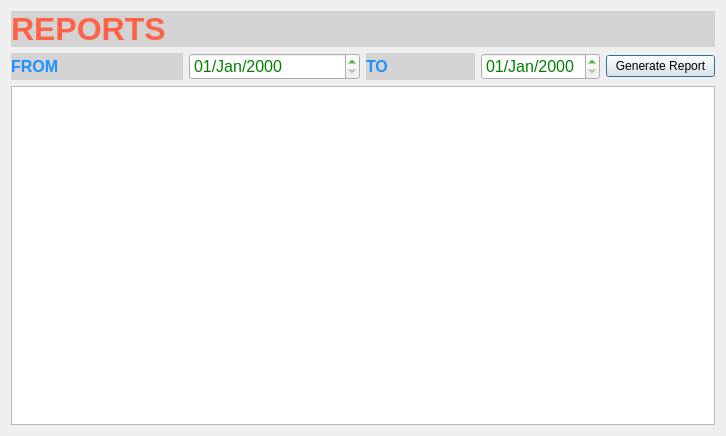
<?xml version="1.0" encoding="UTF-8"?>
<ui version="4.0">
 <class>ReportsDialog</class>
 <widget class="QDialog" name="ReportsDialog">
  <property name="geometry">
   <rect>
    <x>0</x>
    <y>0</y>
    <width>726</width>
    <height>436</height>
   </rect>
  </property>
  <property name="windowTitle">
   <string>Dialog</string>
  </property>
  <layout class="QGridLayout" name="gridLayout">
   <item row="0" column="0">
    <widget class="QLabel" name="title_label">
     <property name="styleSheet">
      <string notr="true">color:tomato; font-size:32px; background-color:lightgray;font-weight:600</string>
     </property>
     <property name="text">
      <string>REPORTS</string>
     </property>
    </widget>
   </item>
   <item row="1" column="0">
    <layout class="QHBoxLayout" name="horizontalLayout_3">
     <item>
      <layout class="QHBoxLayout" name="horizontalLayout">
       <item>
        <widget class="QLabel" name="label_3">
         <property name="styleSheet">
          <string notr="true">color:dodgerblue; 
font-size:16px;
 background-color:lightgray;
font-weight:600;</string>
         </property>
         <property name="text">
          <string>FROM</string>
         </property>
         <property name="buddy">
          <cstring>itemcode_spinBox</cstring>
         </property>
        </widget>
       </item>
       <item>
        <widget class="QDateEdit" name="from_dateEdit">
         <property name="styleSheet">
          <string notr="true">font-size:16px;color:green;</string>
         </property>
         <property name="displayFormat">
          <string>dd/MMM/yyyy</string>
         </property>
        </widget>
       </item>
      </layout>
     </item>
     <item>
      <layout class="QHBoxLayout" name="horizontalLayout_2">
       <item>
        <widget class="QLabel" name="label_4">
         <property name="styleSheet">
          <string notr="true">color:dodgerblue; 
font-size:16px;
 background-color:lightgray;
font-weight:600;</string>
         </property>
         <property name="text">
          <string>TO</string>
         </property>
         <property name="buddy">
          <cstring>itemcode_spinBox</cstring>
         </property>
        </widget>
       </item>
       <item>
        <widget class="QDateEdit" name="to_dateEdit">
         <property name="styleSheet">
          <string notr="true">font-size:16px;color:green;</string>
         </property>
         <property name="displayFormat">
          <string>dd/MMM/yyyy</string>
         </property>
        </widget>
       </item>
       <item>
        <widget class="QPushButton" name="generate_report_pushbutton">
         <property name="text">
          <string>Generate Report</string>
         </property>
        </widget>
       </item>
      </layout>
     </item>
    </layout>
   </item>
   <item row="2" column="0">
    <widget class="QTableView" name="report_tableView"/>
   </item>
  </layout>
 </widget>
 <resources/>
 <connections/>
</ui>
